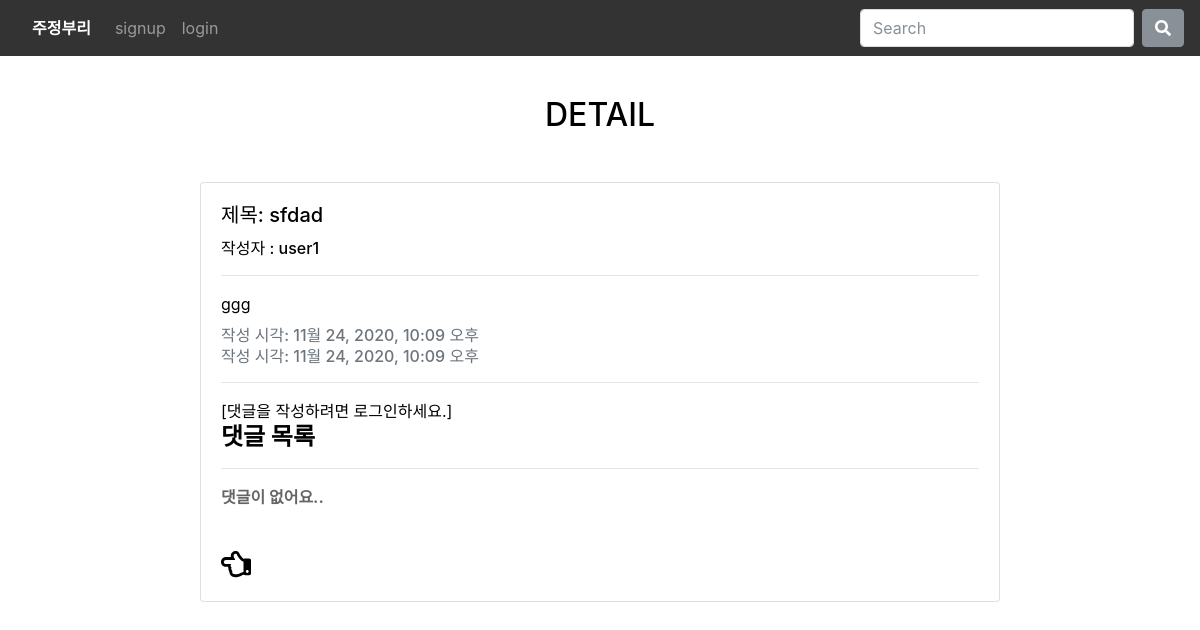
The app's page /community/articles/1/ with its own data.
### community/models.py (models this page shows)
class Article(models.Model):
    title= models.CharField(max_length=100)
    content = models.TextField()
    created_at = models.DateTimeField(auto_now_add=True)
    updated_at = models.DateTimeField(auto_now=True)
    user = models.ForeignKey(settings.AUTH_USER_MODEL, on_delete=models.CASCADE)
    purpose = models.IntegerField()

### accounts/models.py (models this page shows)
class User(AbstractUser):
    pass

### community/views.py (the view)
# urls.py: path('articles/<int:article_pk>/', views.detail, name='detail'),
@require_GET
def detail(request, article_pk):
    article = get_object_or_404(Article, pk=article_pk)
    comments = article.comment_set.all()
    comment_form = CommentForm()
    context = {
        'article': article,
        'comment_form': comment_form,
        'comments': comments,
    }
    return render(request, 'community/detail.html', context)

### community/forms.py
class CommentForm(forms.ModelForm):
    content = forms.CharField(
        label='',
        widget=forms.Textarea(
            attrs={
                'rows': 1
            }
        )
    )
    class Meta:
        model = Comment
        fields = ['content']

### community/templates/community/detail.html (shortened to what this page needs)
{% extends 'base.html' %}
{% load bootstrap4 %}
{% block content %}
<div class='container'>
  <h2 class="text-center">DETAIL</h2>
  <div class="card my-5 mx-auto" style="width: 50rem; height: auto;">
    <div class="card-body">
      <h5 class="card-title">제목: {{ article.title }}</h5>
      <h6> 작성자 : {{article.user }}</h6>
      <hr>
      <p class="card-text">{{ article.content | safe }}</p>
      <h6 class="card-subtitle mb-2 text-muted">작성 시각: {{ article.created_at }}</h6>
      <h6 class="card-subtitle mb-2 text-muted">작성 시각: {{ article.updated_at }}</h6>
          <hr>
          {% if request.user.is_authenticated %}
          <form action="{% url 'community:create_comment' article.pk %}" method="POST">
            {% csrf_token %}
            {% bootstrap_form comment_form %}
            <input class="btn btn-primary" type="submit">
          </form>
          {% else %}
          <a href="{% url 'accounts:login' %}">[댓글을 작성하려면 로그인하세요.]</a>
          {% endif %}
          <br>
          <h4><strong>댓글 목록</strong> </h4>
          <hr>
          {% for comment in comments %}
          <div>
            {{ comment.user }} - {{ comment.content }}
            {% if request.user == comment.user %}
            <form action="{% url 'community:comments_delete' article.pk comment.pk %}" method="POST" class="d-inline">
              {% csrf_token %}
              <input type="submit" value="x" class='btn btn-danger'>
            </form>
            {% endif %}
          </div>
          {% empty %}
          <p style="opacity: 0.6;"><b>댓글이 없어요..</b></p>
          {% endfor %}
          <br>
          <a href="{% url 'community:index' %}"><i class="far fa-hand-point-left" style="font-size: 30px;" ></i></a>
        </div>
      </div>
    </div>
{% endblock  %}

### final_pjt/templates/base.html (style rules this page uses)
body { background-color: white; opacity: 1; }

### community/templates/community/detail.html (style rules this page uses)
div, a { color:black; }

### records on screen
Article: title "sfdad", user "user1", content "ggg", created_at "11월 24, 2020, 10:09 오후", updated_at "11월 24, 2020, 10:09 오후"
